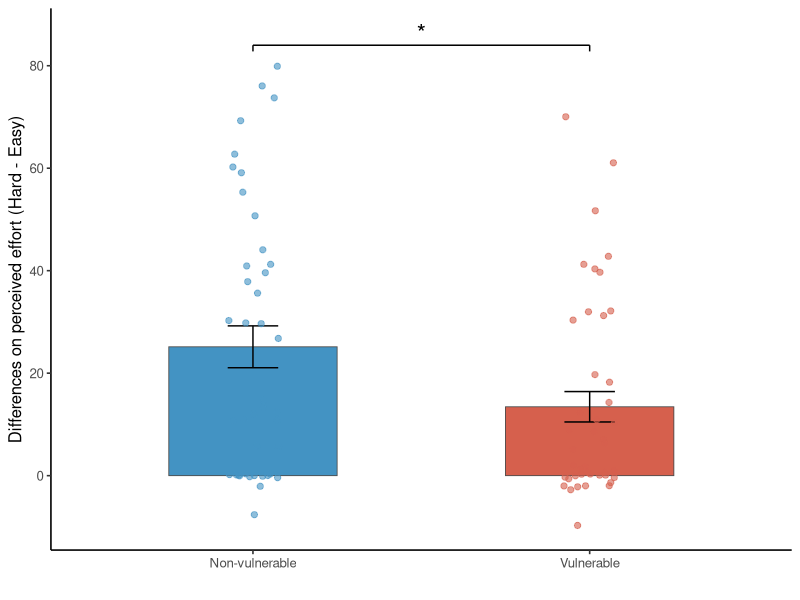
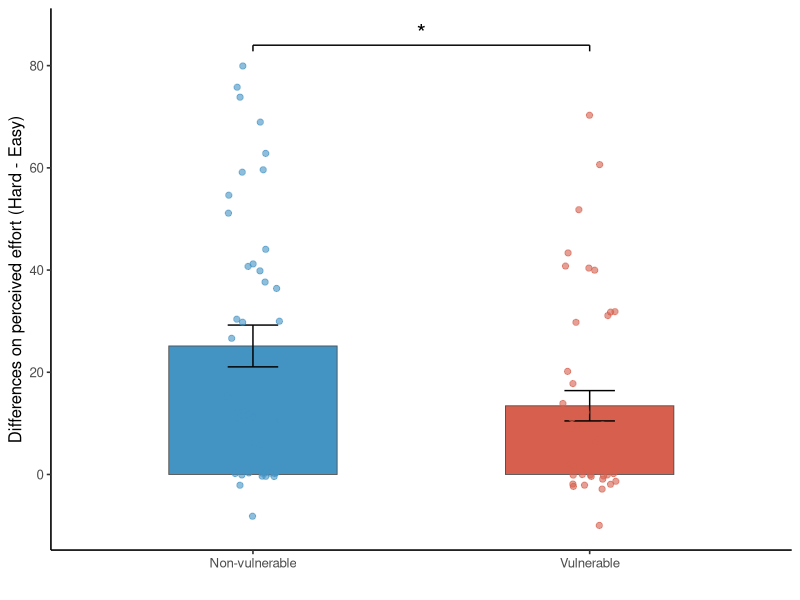

Here is the R script that generated these plots, in order:

## NASA-TLX perceived effort: 2x2 mixed ANOVA + Figura 4
## Diego Garrido Cerpa - Vina del Mar 2026
## Reemplaza el analisis de la seccion por un unico ANOVA mixto (difficulty x group).
## Los t-tests que antes iban sueltos ahora son follow-ups del mismo ANOVA.

## ------------------------------------------------------------------
## Librerias
## ------------------------------------------------------------------
library(tidyverse)
library(afex)      # aov_ez: ANOVA mixto Type III + eta^2 parcial
library(emmeans)   # (opcional) contrastes simples desde el ANOVA

## ------------------------------------------------------------------
## Parametros de etiqueta (cambia AQUI Control -> Non-vulnerable)
## ------------------------------------------------------------------
LAB_NONVUL <- "Non-vulnerable"   # etiqueta del grupo 0  (antes "Control")
LAB_VUL    <- "Vulnerable"       # etiqueta del grupo 1
COL_NONVUL <- "#4393C3"          # azul (paleta original de esta figura)
COL_VUL    <- "#D6604D"          # rojo

p_a_estrellas <- function(p) {
  if (is.na(p)) "" else if (p < 0.001) "***" else if (p < 0.01) "**" else
  if (p < 0.05)  "*"  else if (p < 0.10) "."  else "ns"
}

## ------------------------------------------------------------------
## Data
## ------------------------------------------------------------------
df <- read.csv("dataset_final.csv", stringsAsFactors = FALSE)

# Formato WIDE (para descriptivos, follow-ups y grafico)
wide <- df %>%
  select(sub, grupo, NASA_effort_easy_4, NASA_effort_hard_4, NASA_diff) %>%
  mutate(across(c(grupo, NASA_effort_easy_4, NASA_effort_hard_4, NASA_diff), as.numeric)) %>%
  filter(!is.na(NASA_effort_easy_4), !is.na(NASA_effort_hard_4)) %>%
  mutate(grupo = factor(grupo, levels = c(0, 1), labels = c(LAB_NONVUL, LAB_VUL)),
         sub   = factor(sub))

# Formato LONG (para el ANOVA de medidas repetidas)
long <- wide %>%
  pivot_longer(c(NASA_effort_easy_4, NASA_effort_hard_4),
               names_to = "difficulty", values_to = "effort") %>%
  mutate(difficulty = factor(ifelse(difficulty == "NASA_effort_easy_4", "easy", "hard"),
                             levels = c("easy", "hard")))

cat("n por grupo:\n"); print(table(wide$grupo))

## ------------------------------------------------------------------
## Descriptivos por grupo (easy, hard, diff)
## ------------------------------------------------------------------
descr <- wide %>%
  group_by(grupo) %>%
  summarise(n = n(),
            easy_M = mean(NASA_effort_easy_4), easy_SD = sd(NASA_effort_easy_4),
            hard_M = mean(NASA_effort_hard_4), hard_SD = sd(NASA_effort_hard_4),
            diff_M = mean(NASA_diff),          diff_SD = sd(NASA_diff),
            .groups = "drop")
cat("\n-- Descriptivos por grupo --\n"); print(as.data.frame(descr))

## 1) ANOVA mixto 2x2: difficulty (easy/hard) x grupo
aov_nasa <- aov_ez(id = "sub", dv = "effort", data = long,
                   within = "difficulty", between = "grupo",
                   anova_table = list(es = "pes"))   # pes = eta^2 parcial
cat("\n== ANOVA mixto 2x2 (difficulty x group) ==\n")
print(aov_nasa)

# p de la interaccion (para el corchete de la Figura 4)
p_int <- aov_nasa$anova_table["grupo:difficulty", "Pr(>F)"]
cat(sprintf("\nInteraccion difficulty x group: p = %.4f (%s)\n",
            p_int, p_a_estrellas(p_int)))

## Follow-ups del ANOVA

## 2) Manipulation check: hard vs easy (pareado) por grupo
cat("\n== Manipulation check: hard vs easy (paired) por grupo ==\n")
for (g in levels(wide$grupo)) {
  x <- filter(wide, grupo == g)
  cat("\n--", g, "--\n")
  print(t.test(x$NASA_effort_hard_4, x$NASA_effort_easy_4, paired = TRUE))
}

## 3) Especificidad: grupo dentro de cada condicion (Welch)
cat("\n== Especificidad: grupo dentro de cada nivel (Welch) ==\n")
cat("\n-- easy-only --\n"); print(t.test(NASA_effort_easy_4 ~ grupo, data = wide))
cat("\n-- hard-only --\n"); print(t.test(NASA_effort_hard_4 ~ grupo, data = wide))

## 4) (opcional) Cohen's d entre grupos (difference score)
x0 <- wide$NASA_diff[wide$grupo == LAB_NONVUL]
x1 <- wide$NASA_diff[wide$grupo == LAB_VUL]
sp <- sqrt(((length(x0)-1)*var(x0) + (length(x1)-1)*var(x1)) / (length(x0)+length(x1)-2))
cat(sprintf("\nCohen's d (between groups, difference score) = %.2f\n",
            (mean(x0) - mean(x1)) / sp))

## ==================================================================
## (3) FIGURA 4: difference score (Hard - Easy) por grupo
##     El corchete usa el p de la INTERACCION del ANOVA (no un Welch aparte)
## ==================================================================
diff_bar <- wide %>%
  group_by(grupo) %>%
  summarise(media = mean(NASA_diff), se = sd(NASA_diff) / sqrt(n()), .groups = "drop")

diff_y_top <- max(c(diff_bar$media + diff_bar$se, wide$NASA_diff), na.rm = TRUE)

diff_sig <- data.frame(
  x_start   = 1,
  x_end     = 2,
  y_bracket = diff_y_top * 1.05,
  y_label   = diff_y_top * 1.08,
  y_top     = diff_y_top,
  etiqueta  = p_a_estrellas(p_int)          # <- estrella derivada del ANOVA
)

p_diff <- ggplot(diff_bar, aes(x = grupo, y = media, fill = grupo)) +
  geom_col(width = 0.5, color = "gray30", linewidth = 0.3) +
  geom_errorbar(aes(ymin = media - se, ymax = media + se), width = 0.15) +
  geom_jitter(data = wide, aes(x = grupo, y = NASA_diff, color = grupo),
              inherit.aes = FALSE, width = 0.08, alpha = 0.6, size = 1.8) +
  scale_color_manual(values = setNames(c(COL_NONVUL, COL_VUL), c(LAB_NONVUL, LAB_VUL)),
                     guide = "none") +
  scale_fill_manual(values = setNames(c(COL_NONVUL, COL_VUL), c(LAB_NONVUL, LAB_VUL)),
                    guide = "none") +
  geom_segment(data = diff_sig, inherit.aes = FALSE,
               aes(x = x_start, xend = x_end, y = y_bracket, yend = y_bracket)) +
  geom_segment(data = diff_sig, inherit.aes = FALSE,
               aes(x = x_start, xend = x_start, y = y_bracket, yend = y_bracket - y_top * 0.015)) +
  geom_segment(data = diff_sig, inherit.aes = FALSE,
               aes(x = x_end, xend = x_end, y = y_bracket, yend = y_bracket - y_top * 0.015)) +
  geom_text(data = diff_sig, inherit.aes = FALSE,
            aes(x = (x_start + x_end) / 2, y = y_label, label = etiqueta), size = 6) +
  labs(x = "", y = "Differences on perceived effort (Hard - Easy)") +
  theme_classic(base_size = 12)

print(p_diff)
ggsave("figure4.png", p_diff, width = 6, height = 6, dpi = 300, bg = "white")










## 5) Test explícito de la interacción: t entre grupos sobre el difference score (hard - easy)
##    En un ANOVA mixto 2x2, la interacción difficulty x group equivale exactamente
##    a un t de Student (varianzas iguales) sobre NASA_diff: t^2 = F, mismo p.

cat("\n== Difference score (hard - easy) entre grupos ==\n")

# Student (equivalente exacto a la interacción del ANOVA)
tt_diff <- t.test(NASA_diff ~ grupo, data = wide, var.equal = TRUE)
print(tt_diff)
cat(sprintf("Chequeo equivalencia: t^2 = %.3f vs F interacción = %.3f\n",
            unname(tt_diff$statistic)^2,
            aov_nasa$anova_table["grupo:difficulty", "F"]))

# Welch (robustez ante varianzas desiguales)
tw_diff <- t.test(NASA_diff ~ grupo, data = wide)   # var.equal = FALSE por defecto
print(tw_diff)

# Diferencia de medias NV - SV con IC 95% (del Student)
cat(sprintf("Mean difference (NV - SV) = %.2f, 95%% CI [%.2f, %.2f]\n",
            unname(tt_diff$estimate[1] - tt_diff$estimate[2]),
            tt_diff$conf.int[1], tt_diff$conf.int[2]))

# Cohen's d (SD pooled): ya calculado arriba en la sección 4
cat(sprintf("Cohen's d = %.2f\n", (mean(x0) - mean(x1)) / sp))
